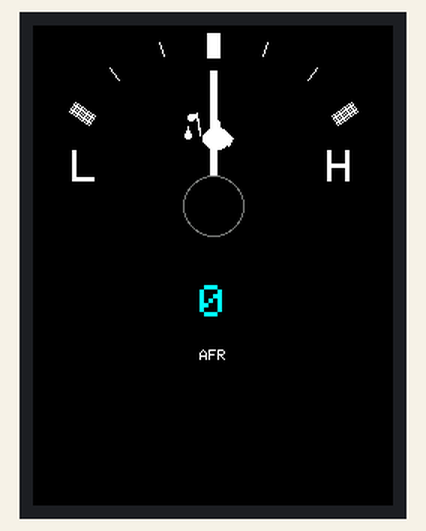
Recording of a sketch running on a simulated ESP32. On the bench: 240×320 colour display.

Above: at 0.4 s.
At 5.41 s:
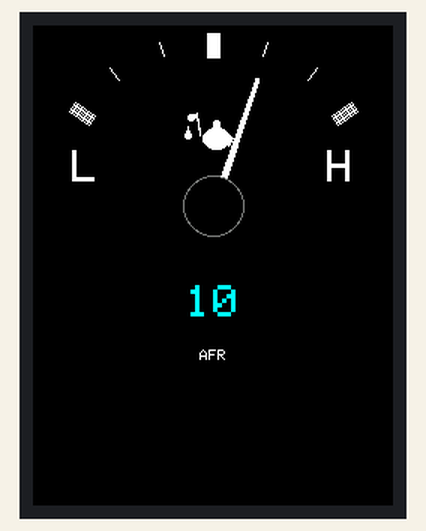
At 10.25 s:
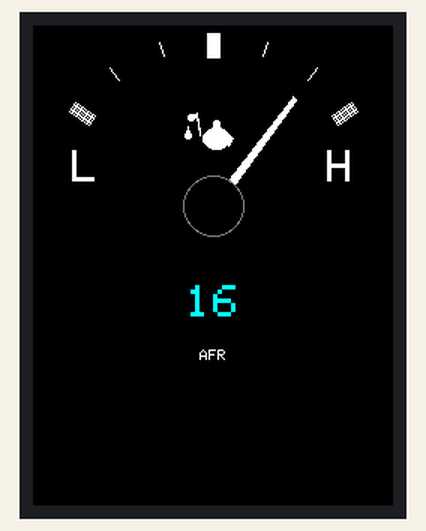
At 19.93 s:
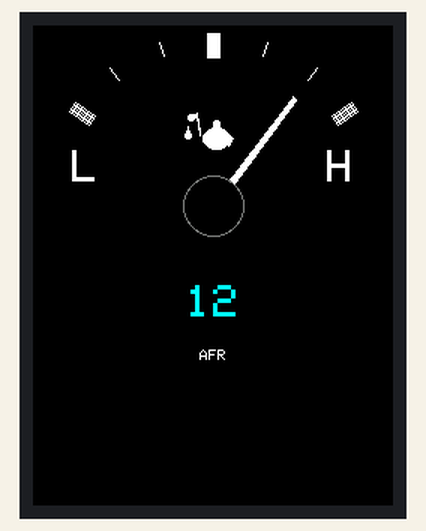
At 29.61 s:
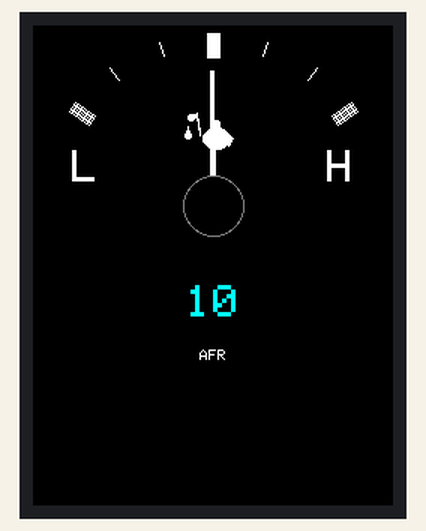
At 39.64 s:
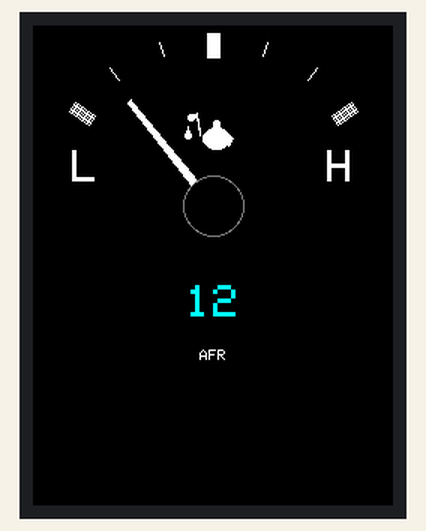

The sketch:

oil_pressure_gauge.ino
```cpp
/**
 * Oil Pressure Gauge
 * Based on gauge_template
 */

#include <TFT_eSPI.h>
#include <SPI.h>

TFT_eSPI tft = TFT_eSPI();
TFT_eSprite dial = TFT_eSprite(&tft);

// ============================================================================
// GAUGE-SPECIFIC CONFIGURATION
// ============================================================================

typedef void (*IconDrawFunc)(TFT_eSprite&, int, int, int, int, uint16_t, uint16_t);

// Forward declaration
void drawOilCanIcon(TFT_eSprite &spr, int cx, int cy, int w, int h, uint16_t fg, uint16_t bg);

static IconDrawFunc GAUGE_ICON_FUNC = &drawOilCanIcon;

static const int ICON_OFFSET_Y = -55;
static const int ICON_WIDTH = 28;
static const int ICON_HEIGHT = 32;

static const char* GAUGE_START_LABEL = "L";
static const char* GAUGE_END_LABEL = "H";
static const int LABEL_OFFSET_X = 85;
static const int LABEL_OFFSET_Y = -25;

static const char* GAUGE_SECONDARY_LABEL = "AFR";
static const int SECONDARY_LABEL_Y = 100;

static const int GAUGE_INTERMEDIATE_TICKS = 2;

// ============================================================================
// DISPLAY CONFIGURATION
// ============================================================================

static const int SCREEN_W = 240;
static const int SCREEN_H = 240;

// ============================================================================
// GAUGE GEOMETRY
// ============================================================================

static const int CX = SCREEN_W / 2;
static const int CY = SCREEN_H / 2;

static const int R_TICK1 = 115;
static const int R_TICK2 = 105;
static const int R_NEEDLE = 90;

static const float ANGLE_MIN = -145.0f;
static const float ANGLE_MAX = -35.0f;

// ============================================================================
// COLORS
// ============================================================================

static const uint16_t COL_BG      = TFT_BLACK;
static const uint16_t COL_RING    = TFT_DARKGREY;
static const uint16_t COL_DIAL    = TFT_BLACK;
static const uint16_t COL_TICKS   = TFT_WHITE;
static const uint16_t COL_TEXT    = TFT_WHITE;
static const uint16_t COL_NEEDLE  = TFT_WHITE;
static const uint16_t COL_ACCENT  = TFT_CYAN;

// ============================================================================
// STATE VARIABLES
// ============================================================================

float gaugeValue = 0.5f;
int   digitalValue = 0;

// ============================================================================
// UTILITY FUNCTIONS
// ============================================================================

static inline float deg2rad(float d) {
  return d * 0.017453292519943295f;
}

static inline void polarPoint(int cx, int cy, int r, float angDeg, int &x, int &y) {
  float a = deg2rad(angDeg);
  x = cx + (int)lroundf(cosf(a) * r);
  y = cy + (int)lroundf(sinf(a) * r);
}

// ============================================================================
// OIL CAN ICON (Genie lamp style with dripping oil drop)
// ============================================================================

void drawOilCanIcon(TFT_eSprite &spr, int cx, int cy, int w, int h,
                    uint16_t fg, uint16_t bg)
{
  // Genie lamp style oil can
  // Main body is an oval/ellipse shape
  int bodyW = (int)(w * 0.7f);
  int bodyH = (int)(h * 0.45f);
  int bodyX = cx - bodyW / 2 + 2;  // Shifted right slightly to balance spout
  int bodyY = cy + (int)(h * 0.1f);

  // Draw body as filled ellipse (approximate with rounded rect)
  spr.fillEllipse(bodyX + bodyW/2, bodyY + bodyH/2, bodyW/2, bodyH/2, fg);

  // Spout - curved like a genie lamp, going up and left
  int spoutStartX = bodyX - 2;
  int spoutStartY = bodyY + bodyH/3;

  // Spout neck going up
  int spoutMidX = cx - (int)(w * 0.4f);
  int spoutMidY = cy - (int)(h * 0.2f);

  // Spout tip curving left
  int spoutTipX = cx - (int)(w * 0.5f);
  int spoutTipY = cy - (int)(h * 0.15f);

  // Draw spout with thickness
  for (int t = -1; t <= 1; t++) {
    spr.drawLine(spoutStartX, spoutStartY + t, spoutMidX, spoutMidY + t, fg);
    spr.drawLine(spoutMidX, spoutMidY + t, spoutTipX, spoutTipY + t, fg);
  }

  // Spout opening (small circle at tip)
  spr.fillCircle(spoutTipX - 1, spoutTipY, 2, fg);

  // Handle on the right side - curved handle like a teapot
  int handleX = bodyX + bodyW - 2;
  int handleY = bodyY + bodyH/3;

  // Handle arc
  int handleOuterX = cx + (int)(w * 0.45f);
  int handleMidY = bodyY + bodyH/2;
  int handleBottomY = bodyY + bodyH - 2;

  for (int t = -1; t <= 1; t++) {
    spr.drawLine(handleX, handleY, handleOuterX + t, handleMidY, fg);
    spr.drawLine(handleOuterX + t, handleMidY, handleX, handleBottomY, fg);
  }

  // Lid/cap on top of body
  int lidW = (int)(bodyW * 0.3f);
  int lidH = 4;
  int lidX = bodyX + bodyW/2 - lidW/2;
  int lidY = bodyY - lidH + 2;
  spr.fillRect(lidX, lidY, lidW, lidH, fg);

  // Small knob on lid
  spr.fillCircle(lidX + lidW/2, lidY - 1, 2, fg);

  // Oil drop dripping from spout
  int dropX = spoutTipX - 3;
  int dropY = spoutTipY + 6;
  int dropH = 8;
  int dropW = 4;

  // Teardrop shape - circle at bottom, pointed at top
  spr.fillCircle(dropX, dropY + dropH - dropW/2, dropW/2, fg);
  // Triangle pointing up to connect to spout area
  spr.fillTriangle(
    dropX - dropW/2, dropY + dropH - dropW/2,  // bottom left
    dropX + dropW/2, dropY + dropH - dropW/2,  // bottom right
    dropX, dropY,                               // top point
    fg
  );
}

// ============================================================================
// DIAL RENDERING
// ============================================================================

void drawDialBase(TFT_eSprite &spr) {
  spr.fillSprite(COL_BG);

  const int majorTicks = 3;
  const int totalTicks = majorTicks + (GAUGE_INTERMEDIATE_TICKS * 2);

  for (int i = 0; i < totalTicks; i++) {
    float t = (float)i / (float)(totalTicks - 1);
    float ang = ANGLE_MIN + t * (ANGLE_MAX - ANGLE_MIN);

    int x1, y1, x2, y2;
    polarPoint(CX, CY, R_TICK1, ang, x1, y1);
    polarPoint(CX, CY, R_TICK2, ang, x2, y2);

    bool isMajorTick = (i == 0) || (i == totalTicks - 1) || (i == totalTicks / 2);

    if (isMajorTick) {
      int x3, y3;
      polarPoint(CX, CY, R_TICK2 - 6, ang, x3, y3);

      float a = deg2rad(ang);
      float nx = -sinf(a);
      float ny = cosf(a);

      int thickness = 8;
      for (int t = -thickness/2; t <= thickness/2; t++) {
        int ox = nx * t;
        int oy = ny * t;
        spr.drawLine(x1 + ox, y1 + oy, x3 + ox, y3 + oy, COL_TICKS);
      }
    } else if (GAUGE_INTERMEDIATE_TICKS > 0) {
      spr.drawLine(x1, y1, x2, y2, COL_TICKS);
    }
  }

  if (GAUGE_ICON_FUNC != nullptr) {
    GAUGE_ICON_FUNC(spr, CX, CY + ICON_OFFSET_Y, ICON_WIDTH, ICON_HEIGHT, COL_TEXT, COL_DIAL);
  }

  spr.setTextColor(COL_TEXT, COL_DIAL);
  spr.setTextDatum(MC_DATUM);
  spr.setTextSize(3);

  if (GAUGE_START_LABEL[0] != '\0') {
    spr.drawString(GAUGE_START_LABEL, CX - LABEL_OFFSET_X, CY + LABEL_OFFSET_Y);
  }
  if (GAUGE_END_LABEL[0] != '\0') {
    spr.drawString(GAUGE_END_LABEL, CX + LABEL_OFFSET_X, CY + LABEL_OFFSET_Y);
  }

  if (GAUGE_SECONDARY_LABEL[0] != '\0') {
    spr.setTextSize(1);
    spr.drawString(GAUGE_SECONDARY_LABEL, CX, CY + SECONDARY_LABEL_Y);
  }
}

void drawNeedleCone(TFT_eSprite &spr, float value01) {
  value01 = constrain(value01, 0.0f, 1.0f);

  float angDeg = ANGLE_MIN + value01 * (ANGLE_MAX - ANGLE_MIN);
  float a = deg2rad(angDeg);

  int xTip, yTip;
  polarPoint(CX, CY, R_NEEDLE, angDeg, xTip, yTip);

  float nx = -sinf(a);
  float ny = cosf(a);

  const float baseW = 5.0f;
  const float tipW = 3.0f;

  float b = baseW * 0.5f;
  float t = tipW * 0.5f;

  int xBL = CX + (int)lroundf(nx * b);
  int yBL = CY + (int)lroundf(ny * b);
  int xBR = CX - (int)lroundf(nx * b);
  int yBR = CY - (int)lroundf(ny * b);

  int xTL = xTip + (int)lroundf(nx * t);
  int yTL = yTip + (int)lroundf(ny * t);
  int xTR = xTip - (int)lroundf(nx * t);
  int yTR = yTip - (int)lroundf(ny * t);

  spr.fillTriangle(xBL, yBL, xBR, yBR, xTL, yTL, COL_NEEDLE);
  spr.fillTriangle(xBR, yBR, xTR, yTR, xTL, yTL, COL_NEEDLE);

  spr.fillCircle(CX, CY, 20, TFT_DARKGREY);
  spr.fillCircle(CX, CY, 19, TFT_BLACK);
}

void drawDigitalReadout(TFT_eSprite &spr, int value) {
  spr.setTextDatum(MC_DATUM);
  spr.setTextColor(COL_ACCENT, COL_DIAL);
  spr.setTextSize(3);

  char buf[12];
  snprintf(buf, sizeof(buf), "%d", value);
  spr.drawString(buf, CX, CY + 65);
}

void renderGauge(float value01, int readoutValue) {
  drawDialBase(dial);
  drawNeedleCone(dial, value01);
  drawDigitalReadout(dial, readoutValue);
  dial.pushSprite(0, 0);
}

// ============================================================================
// ARDUINO SETUP & LOOP
// ============================================================================

void setup() {
  tft.init();
  tft.setRotation(0);
  tft.fillScreen(COL_BG);

  dial.setColorDepth(16);
  dial.createSprite(SCREEN_W, SCREEN_H);
  dial.fillSprite(COL_BG);

  renderGauge(gaugeValue, digitalValue);
}

void loop() {
  static uint32_t last = 0;
  if (millis() - last > 40) {
    last = millis();

    static float dir = 0.006f;
    gaugeValue += dir;
    if (gaugeValue >= 1.0f) { gaugeValue = 1.0f; dir = -dir; }
    if (gaugeValue <= 0.0f) { gaugeValue = 0.0f; dir = -dir; }

    static int ddir = 1;
    digitalValue += ddir;
    if (digitalValue > 18) ddir = -1;
    if (digitalValue < 10) ddir = 1;

    renderGauge(gaugeValue, digitalValue);
  }
}
```
